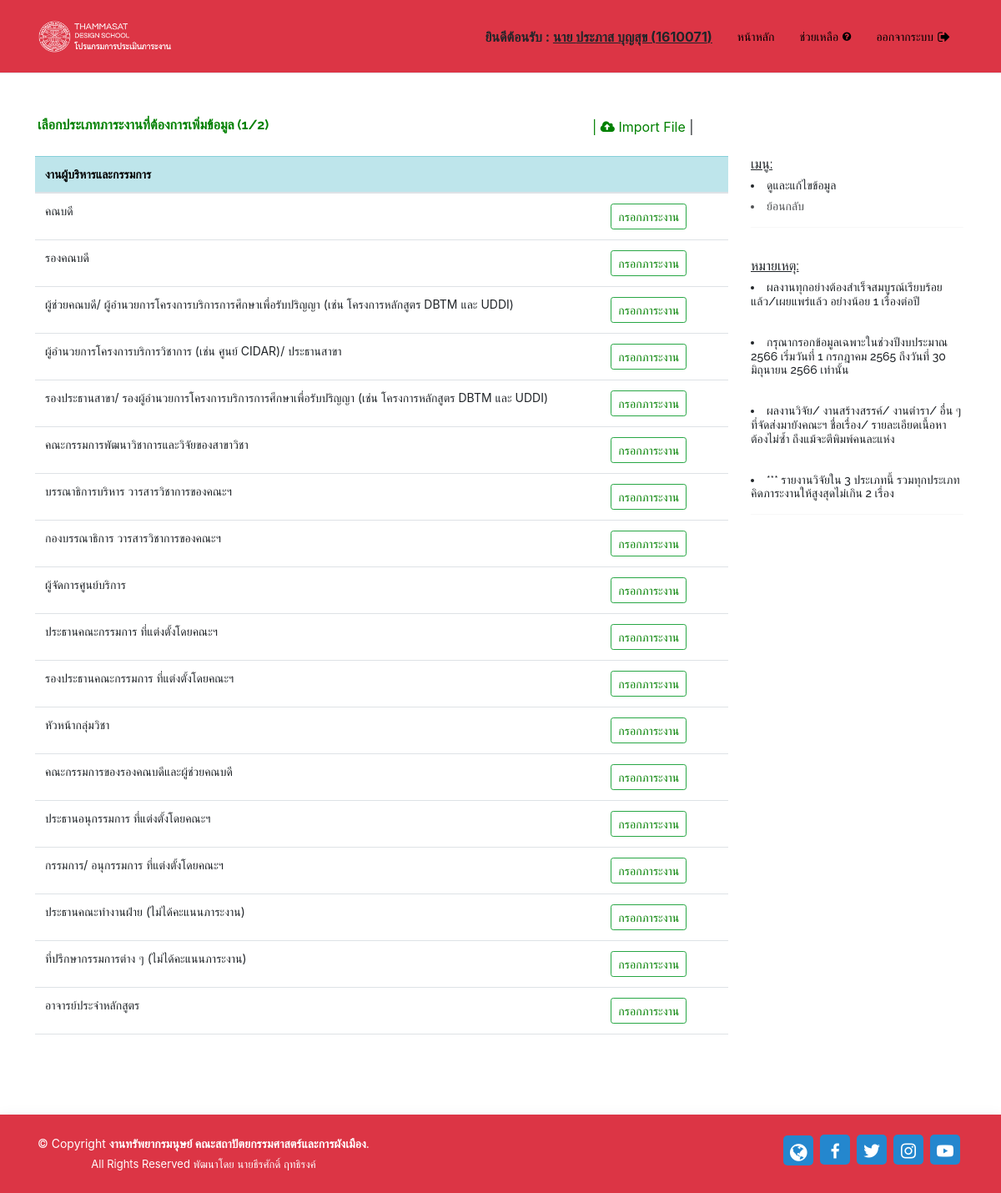
Page /admin/executive.php (signed in) on the committed database.
### tables this page shows
CREATE TABLE `jobtype` (
  `id` int(10) NOT NULL,
  `title` text DEFAULT NULL,
  `jobgroupid` varchar(20) DEFAULT '100',
  `point` varchar(10) DEFAULT NULL,
  `cond` varchar(255) DEFAULT NULL,
  `order2` int(5) DEFAULT 0
);

### admin/executive.php (the view, shortened to what this page needs)
<?php include 'include/state.php'; ?>
<?php include 'include/head.php'; ?>
<body>
  <?php include 'include/header.php'; ?>
  <section class="d-flex align-items-center">
    <div class="container position-relative" data-aos="fade-up" data-aos-delay="100">
      <div class="row justify-content-left" style="margin-top: 60px;">
        <div class="col-lg-7 col-md-7 col-sm-12">
          <h5 style="color:green;"><b>เลือกประเภทภาระงานที่ต้องการเพิ่มข้อมูล (1/2)</b></h5>
        </div>
        <div class="col-lg-5 col-md-5 col-sm-12">
          <a href="" title="" data-toggle="modal" data-target="#uploadfileex" style="color:green;">| <i class="fa fa-cloud-upload"></i> Import File</a> |
        </div>
      </div>
      <div class="row">
        <div class="col-sm-12 col-md-9 col-lg-9">
          <div class="row icon-boxes" style="margin-top: 20px;">
            <div class="icon-box bg-transparent">
              <table class="table table-hover">
                <thead>
                  <tr class="table-info">
                    <th colspan="3" style="font-size: 14px;">งานผู้บริหารและกรรมการ</th>
                  </tr>
                </thead>
                <tbody>
                  <?php
                  require_once '../includes/connect.php';
                  $stmt = $conn->prepare("SELECT * FROM jobtype WHERE jobgroupid='5'");
                  $stmt->execute();
                  $result = $stmt->fetchAll();
                  foreach($result as $row) {
                  ?>
                  <tr>
                    <td width="80%" style="font-size: 14px;"><?php echo $row['title']; ?></td>
                    <td width="18%" style="font-size: 14px;"><a class="btn btn-outline-success btn-sm" href="addexecutive.php?id=<?= $row['id'];?>" data-toggle="tooltip" title="กรอกข้อมูลภาระงาน">กรอกภาระงาน</a></td>
                    <?php } ?>
                  </tr>
                </tbody>
              </table>
            </div>
          </div>
        </div>
        <div class="col-sm-12 col-md-3 col-lg-3">
            <div class="row icon-boxes " style="margin-top: 20px;">
              <div class="col-md-12">
                <div class="icon-box">
                  <h5><u>เมนู:</u></h5>
                  <h6><li> ดูและแก้ไขข้อมูล</li></h6>
                  <h6><a href="index.php" title="" style="color:#4e5052;"><li> ย้อนกลับ</li></a></h6><hr>
                </div>
              </div>
            </div>
              <div class="row icon-boxes" style="margin-top: 20px;">
                <div class="col-md-12">
                  <div class="icon-box">
                    <h5><u>หมายเหตุ:</u></h5>
                    <h6><li> ผลงานทุกอย่างต้องสำเร็จสมบูรณ์เรียบร้อยแล้ว/เผยแพร่แล้ว อย่างน้อย 1 เรื่องต่อปี</li></h6><br>
                    <h6><li> กรุณากรอกข้อมูลเฉพาะในช่วงปีงบประมาณ 2566 เริ่มวันที่ 1 กรกฎาคม 2565 ถึงวันที่ 30 มิถุนายน 2566 เท่านั้น</li></h6><br>
                    <h6><li> ผลงานวิจัย/ งานสร้างสรรค์/ งานตำรา/ อื่น ๆ ที่จัดส่งมายังคณะฯ ชื่อเรื่อง/ รายละเอียดเนื้อหา ต้องไม่ซ้ำ ถึงแม้จะตีพิมพ์คนละแห่ง</li></h6><br>
                    <h6><li> *** รายงานวิจัยใน 3 ประเภทนี้ รวมทุกประเภท คิดภาระงานให้สูงสุดไม่เกิน 2 เรื่อง</li></h6><hr>
                  </div>
                </div>
              </div>
        </div>
      </div>
    </div>
    </section>
    <?php include 'include/footer.php'; ?>
  </body>
</html>

### admin/assets/css/style.css (style rules this page uses)
body { font-family: "Open Sans", sans-serif; color: #444444; }
a { color: #2487ce; text-decoration: none; }
h1, h2, h3, h4, h5, h6 { font-family: "Raleway", sans-serif; }
section { padding: 80px 0; overflow: hidden; }

### admin/include/head.php (style rules this page uses)
A:link { text-decoration:none; color:green; }

### admin/executive.php (style rules this page uses)
h5 { font-size: 16px; }
h6 { font-size: 14px; }

### rows in the picture
jobtype: title "คณบดี"
jobtype: title "รองคณบดี"
jobtype: title "ผู้ช่วยคณบดี/ ผู้อำนวยการโครงการบริการการศึกษาเพื่อรับปริญญา (เช่น โครงการหลักสูตร DBTM และ UDDI)"
jobtype: title "ผู้อำนวยการโครงการบริการวิชาการ (เช่น ศูนย์ CIDAR)/ ประธานสาขา"
jobtype: title "รองประธานสาขา/ รองผู้อำนวยการโครงการบริการการศึกษาเพื่อรับปริญญา (เช่น โครงการหลักสูตร DBTM และ UDDI)"
jobtype: title "คณะกรรมการพัฒนาวิชาการและวิจัยของสาขาวิชา"
jobtype: title "บรรณาธิการบริหาร วารสารวิชาการของคณะฯ"
jobtype: title "กองบรรณาธิการ วารสารวิชาการของคณะฯ"
jobtype: title "ผู้จัดการศูนย์บริการ"
jobtype: title "ประธานคณะกรรมการ ที่แต่งตั้งโดยคณะฯ"
jobtype: title "รองประธานคณะกรรมการ ที่แต่งตั้งโดยคณะฯ"
jobtype: title "หัวหน้ากลุ่มวิชา"
jobtype: title "คณะกรรมการของรองคณบดีและผู้ช่วยคณบดี"
jobtype: title "ประธานอนุกรรมการ ที่แต่งตั้งโดยคณะฯ"
jobtype: title "กรรมการ/ อนุกรรมการ ที่แต่งตั้งโดยคณะฯ"
jobtype: title "ประธานคณะทำงานฝ่าย (ไม่ได้คะแนนภาระงาน)"
jobtype: title "ที่ปรึกษากรรมการต่าง ๆ (ไม่ได้คะแนนภาระงาน)"
jobtype: title "อาจารย์ประจำหลักสูตร"

### other values in the picture
$_SESSION['prename'] "นาย"
$_SESSION['firstnameTH'] "ประภาส"
$_SESSION['lastnameTH'] "บุญสุข"
$_SESSION['pid'] "1610071"
